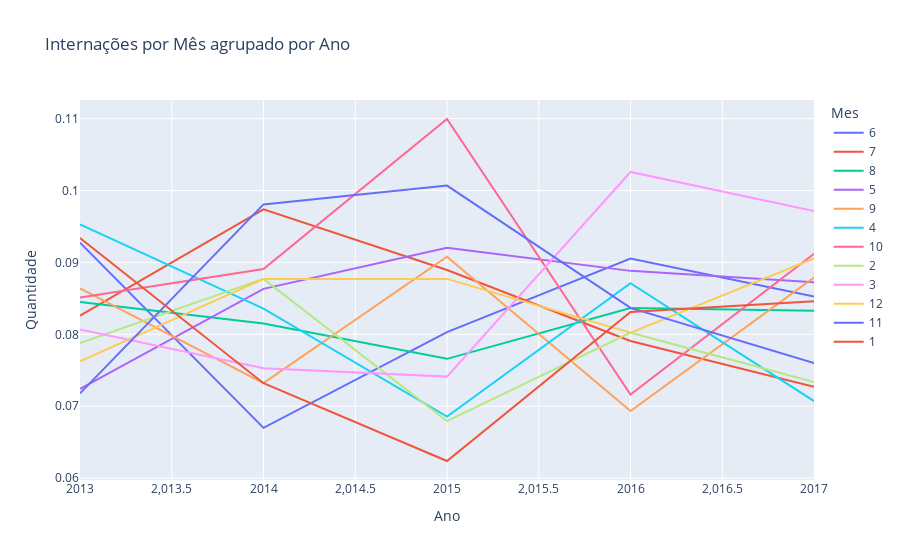

The code cell stored with this chart in its notebook:
### Markdown cell above
Para a análise de meses agrupados por ano, não é possível notar alguma tendência anual com os meses, porém é notável a variabilidade de internações entre os meses para cada ano.

### Code cell
px.line(ano_mes_internacao, x='Mes', y = 'Quantidade', color='Ano', title='Internações por Mês agrupado por Ano')
px.line(ano_mes_internacao_cum.sort_values(by='Ano'), x='Ano', y = 'Quantidade', color='Mes', title='Internações por Mês agrupado por Ano')

### Figure 1 — Plotly figure (JSON) as saved in the notebook; plotly's stock layout.template omitted (floating-point values rounded to 4 significant figures)
{"data": [{"hovertemplate": "Mes=6<br>Ano=%{x}<br>Quantidade=%{y}<extra></extra>", "legendgroup": "6", "line": {"color": "#636efa", "dash": "solid"}, "marker": {"symbol": "circle"}, "mode": "lines", "name": "6", "orientation": "v", "showlegend": true, "type": "scatter", "x": [2013, 2014, 2015, 2016, 2017], "xaxis": "x", "y": [0.09276, 0.06699, 0.0803, 0.09054, 0.08526], "yaxis": "y"}, {"hovertemplate": "Mes=7<br>Ano=%{x}<br>Quantidade=%{y}<extra></extra>", "legendgroup": "7", "line": {"color": "#EF553B", "dash": "solid"}, "marker": {"symbol": "circle"}, "mode": "lines", "name": "7", "orientation": "v", "showlegend": true, "type": "scatter", "x": [2013, 2014, 2015, 2016, 2017], "xaxis": "x", "y": [0.08259, 0.09738, 0.08894, 0.07908, 0.0727], "yaxis": "y"}, {"hovertemplate": "Mes=8<br>Ano=%{x}<br>Quantidade=%{y}<extra></extra>", "legendgroup": "8", "line": {"color": "#00cc96", "dash": "solid"}, "marker": {"symbol": "circle"}, "mode": "lines", "name": "8", "orientation": "v", "showlegend": true, "type": "scatter", "x": [2013, 2014, 2015, 2016, 2017], "xaxis": "x", "y": [0.0845, 0.08149, 0.07659, 0.08367, 0.08328], "yaxis": "y"}, {"hovertemplate": "Mes=5<br>Ano=%{x}<br>Quantidade=%{y}<extra></extra>", "legendgroup": "5", "line": {"color": "#ab63fa", "dash": "solid"}, "marker": {"symbol": "circle"}, "mode": "lines", "name": "5", "orientation": "v", "showlegend": true, "type": "scatter", "x": [2013, 2014, 2015, 2016, 2017], "xaxis": "x", "y": [0.07243, 0.08633, 0.09203, 0.08883, 0.08724], "yaxis": "y"}, {"hovertemplate": "Mes=9<br>Ano=%{x}<br>Quantidade=%{y}<extra></extra>", "legendgroup": "9", "line": {"color": "#FFA15A", "dash": "solid"}, "marker": {"symbol": "circle"}, "mode": "lines", "name": "9", "orientation": "v", "showlegend": true, "type": "scatter", "x": [2013, 2014, 2015, 2016, 2017], "xaxis": "x", "y": [0.0864, 0.0732, 0.0908, 0.06934, 0.0879], "yaxis": "y"}, {"hovertemplate": "Mes=4<br>Ano=%{x}<br>Quantidade=%{y}<extra></extra>", "legendgroup": "4", "line": {"color": "#19d3f3", "dash": "solid"}, "marker": {"symbol": "circle"}, "mode": "lines", "name": "4", "orientation": "v", "showlegend": true, "type": "scatter", "x": [2013, 2014, 2015, 2016, 2017], "xaxis": "x", "y": [0.0953, 0.08356, 0.06856, 0.08711, 0.07072], "yaxis": "y"}, {"hovertemplate": "Mes=10<br>Ano=%{x}<br>Quantidade=%{y}<extra></extra>", "legendgroup": "10", "line": {"color": "#FF6692", "dash": "solid"}, "marker": {"symbol": "circle"}, "mode": "lines", "name": "10", "orientation": "v", "showlegend": true, "type": "scatter", "x": [2013, 2014, 2015, 2016, 2017], "xaxis": "x", "y": [0.08513, 0.08909, 0.1099, 0.07163, 0.09121], "yaxis": "y"}, {"hovertemplate": "Mes=2<br>Ano=%{x}<br>Quantidade=%{y}<extra></extra>", "legendgroup": "2", "line": {"color": "#B6E880", "dash": "solid"}, "marker": {"symbol": "circle"}, "mode": "lines", "name": "2", "orientation": "v", "showlegend": true, "type": "scatter", "x": [2013, 2014, 2015, 2016, 2017], "xaxis": "x", "y": [0.07878, 0.08771, 0.06794, 0.08023, 0.07336], "yaxis": "y"}, {"hovertemplate": "Mes=3<br>Ano=%{x}<br>Quantidade=%{y}<extra></extra>", "legendgroup": "3", "line": {"color": "#FF97FF", "dash": "solid"}, "marker": {"symbol": "circle"}, "mode": "lines", "name": "3", "orientation": "v", "showlegend": true, "type": "scatter", "x": [2013, 2014, 2015, 2016, 2017], "xaxis": "x", "y": [0.08069, 0.07528, 0.07412, 0.1026, 0.09716], "yaxis": "y"}, {"hovertemplate": "Mes=12<br>Ano=%{x}<br>Quantidade=%{y}<extra></extra>", "legendgroup": "12", "line": {"color": "#FECB52", "dash": "solid"}, "marker": {"symbol": "circle"}, "mode": "lines", "name": "12", "orientation": "v", "showlegend": true, "type": "scatter", "x": [2013, 2014, 2015, 2016, 2017], "xaxis": "x", "y": [0.07624, 0.08771, 0.08771, 0.08023, 0.09055], "yaxis": "y"}, {"hovertemplate": "Mes=11<br>Ano=%{x}<br>Quantidade=%{y}<extra></extra>", "legendgroup": "11", "line": {"color": "#636efa", "dash": "solid"}, "marker": {"symbol": "circle"}, "mode": "lines", "name": "11", "orientation": "v", "showlegend": true, "type": "scatter", "x": [2013, 2014, 2015, 2016, 2017], "xaxis": "x", "y": [0.07179, 0.09807, 0.1007, 0.08367, 0.07601], "yaxis": "y"}, {"hovertemplate": "Mes=1<br>Ano=%{x}<br>Quantidade=%{y}<extra></extra>", "legendgroup": "1", "line": {"color": "#EF553B", "dash": "solid"}, "marker": {"symbol": "circle"}, "mode": "lines", "name": "1", "orientation": "v", "showlegend": true, "type": "scatter", "x": [2013, 2014, 2015, 2016, 2017], "xaxis": "x", "y": [0.09339, 0.0732, 0.06238, 0.08309, 0.0846], "yaxis": "y"}], "layout": {"legend": {"title": {"text": "Mes"}, "tracegroupgap": 0}, "title": {"text": "Internações por Mês agrupado por Ano"}, "xaxis": {"anchor": "y", "domain": [0, 1], "title": {"text": "Ano"}}, "yaxis": {"anchor": "x", "domain": [0, 1], "title": {"text": "Quantidade"}}}}
